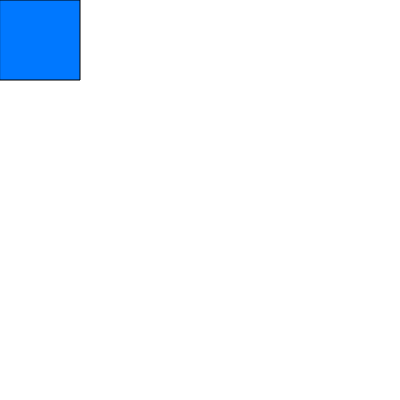
Frame 1 (no input)
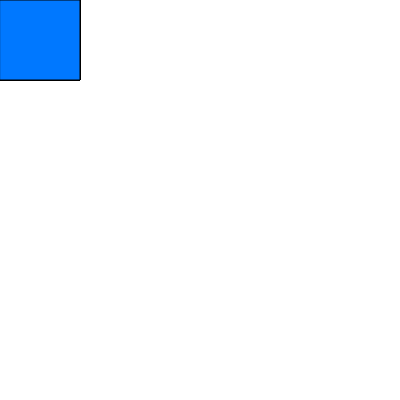
Frame 60 (no input)
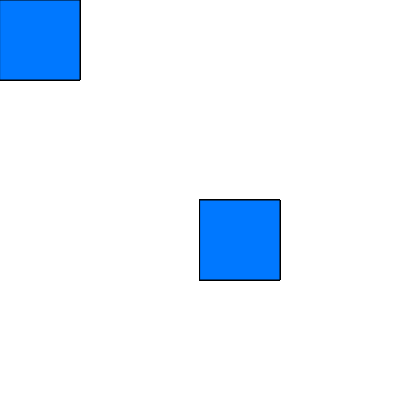
Frame 120 (the mouse pressed at the canvas centre since frame 60)

The p5.js sketch that drew these frames (run headless with seeded random() and noise() and a simulated clock; from frame 60 on, the mouse is pressed at the canvas centre):

// p5.js sketch
// ── sketch.js
function setup() {
  createCanvas(400, 400);
}

function draw() {
  fill(0, 120, 255);
  rect(mouseX, mouseY, 80, 80);
}
